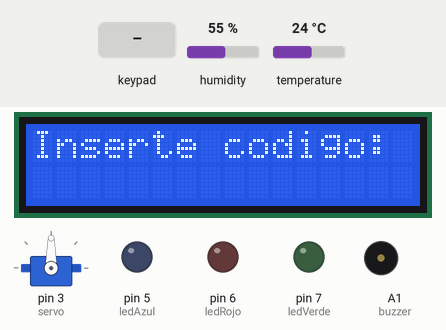
Simulated run of this sketch. Board: Arduino Uno, built with avr-gcc and run on an emulated ATmega328P. Shown: servo, 16×2 character LCD, output pins drawn as LEDs (lit = HIGH), buzzer (waves = sounding). Dashed ring = blinking. Inputs (shaded band) come from the test bench; at power-on: humidity 55 %, temperature 24 °C. What the sketch prints to the serial monitor is not drawn.

Above: at 1.2 s.
1.3 s: keypad keys 1 1 1 1 1 pressed 0.4 s apart
At 3.8 s:
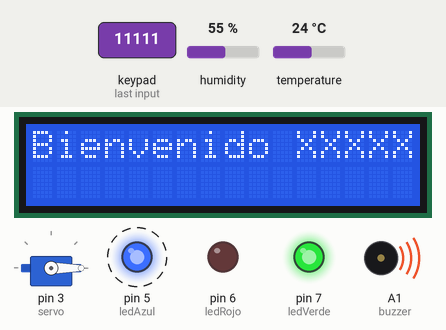
4.8 s: keypad keys 1 3 1 0 9 8 pressed 0.4 s apart
At 12.3 s:
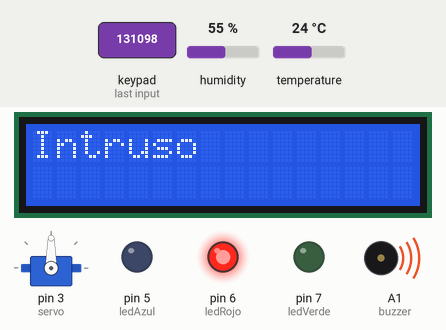
15.7 s: key '1' pressed
At 16.9 s:
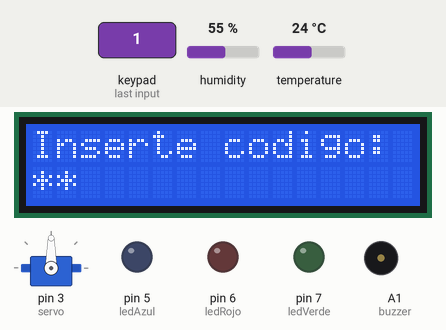
17.2 s: key '2' pressed
At 18.1 s:
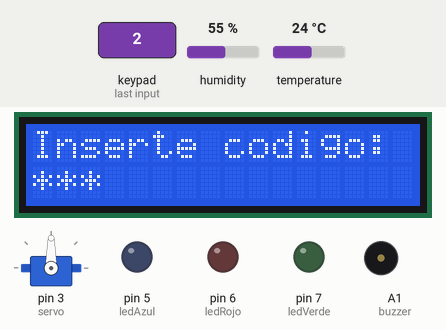
23.3 s: keypad keys 1 3 1 0 9 8 # pressed 0.4 s apart
At 23.53 s:
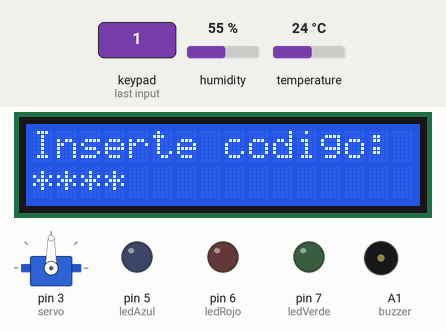
Timing chart, 0 to 32.5 s (numbered marks = the images above; inputs shaded):
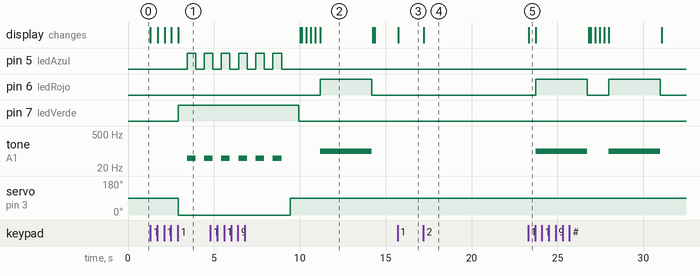

The sketch:

CajaFuerte.ino
```cpp
//Libreria
#include <Servo.h>
#include <Adafruit_LiquidCrystal.h>
#include <Keypad.h>
#include "DHT.h"

//Configuracion del sensor de temperatura
#define PinSensor A0   // Pin digital al que se conecta el sensor
#define Tipo DHT11    // Tipo de sensor
DHT dht(PinSensor, Tipo);

//Configuracion de los pines del lcd
Adafruit_LiquidCrystal lcd_1(0);

//Configuracion del tecaldo
const byte ROWS = 4;
const byte COLS = 4;
char keys [ROWS][COLS]={
  {'1','2','3','A'},
  {'4','5','6','B'},
  {'7','8','9','C'},
  {'*','0','#','D'}
};
byte rowPins[ROWS] = {A5,A4,A3,A2}; //Filas
byte colPins[COLS] = {13,10,9,8}; //Columnas

Keypad teclado = Keypad(makeKeymap(keys),rowPins,colPins,ROWS,COLS);

//Configuracion de los pines de los leds y el buzzer
int ledAzul=5;
int ledRojo=6;
int ledVerde=7;
int buzzer=A1;

//Vector que almacena la CONTRASEÑA
char pass[5] = {'1','1','1','1','1'};

//Configuracion de la clave, el numero de caracteres que contiene
// y que son contenidos en el vector
char clave[5];

//Configuracion del servomotor
Servo servo;

//Indice usado para recorrer el arreglo
byte ind = 0;

void setup() {
  Serial.begin(9600);
  servo.attach(3);
  lcd_1.begin(16, 2);
  lcd_1.print("Inserte codigo: ");
  lcd_1.setCursor(0,1);
  lcd_1.setBacklight(1);
  pinMode(ledAzul,OUTPUT);
  pinMode(ledRojo,OUTPUT);
  pinMode(ledVerde,OUTPUT);
  pinMode(buzzer,OUTPUT);
  dht.begin();
}

void loop(){
  float humedad = dht.readHumidity();
  float temperatura = dht.readTemperature();

  Serial.print("Humedad: ");
  Serial.println(humedad);
  Serial.print("Temperatura: ");
  Serial.println(temperatura);

  char key = teclado.getKey();
  //temperatura = map(analogRead(sensor),0,1023,-40,125);

  //Siempre que se pulse se agrega al vector clave
  if(key && ind<5){
    lcd_1.print('*');
    clave[ind]=key;
    ind+=1;
  }

  if(ind==5){
    byte check = 0;
    for(int i=0;i<5;i++){
      if(pass[i]==clave[i]){
        check+=1;
      }
  	}

    if(check == 5){
      lcd_1.clear();
      lcd_1.print("Bienvenido XXXXX");
      digitalWrite(ledVerde,HIGH);
      servo.write(0);
      delay(500);
      //Boveda abierta 5 min
      for (int i=0;i<=5;i++){
        digitalWrite(ledAzul,HIGH);
        tone(buzzer,50);
        delay(500);
        digitalWrite(ledAzul,LOW);
        noTone(buzzer);
        delay(500);
      }
      servo.write(90);
      delay(500);
      digitalWrite(ledVerde,LOW);
      ind=0;
      lcd_1.begin(16, 2);
      lcd_1.clear();
      lcd_1.print("Inserte codigo: ");
      lcd_1.setCursor(0,1);

    }else{
      lcd_1.clear();
      lcd_1.print("Intruso");
      //Sonido del buzzer (Tonalidad)
      digitalWrite(ledRojo,HIGH);
      tone(buzzer,100);
      delay(3000);
      noTone(buzzer);
      digitalWrite(ledRojo,LOW);
      ind=0;
      lcd_1.begin(16, 2);
      lcd_1.clear();
      lcd_1.print("Inserte codigo: ");
      lcd_1.setCursor(0,1);
    }
  }
}
```

Measured:
- after the input at 1.3 s, pin 5 (ledAzul): LOW → HIGH after 2.1 s, → LOW 0.50 s later, → HIGH 0.50 s later; pin 7 (ledVerde): LOW → HIGH after 1.6 s; tone on A1 (buzzer): silent → 50 Hz after 2.1 s, → silent 0.50 s later, → 50 Hz 0.50 s later; servo on pin 3 (servo): 90° → 0° after 1.6 s; the display: first changes at once (image 1 shows a later state)
- after the input at 4.8 s, pin 6 (ledRojo): LOW → HIGH after 6.4 s, → LOW 3.0 s later; the display: first differs from a run without the input after 5.3 s (image 2 shows a later state)
- after the input at 15.7 s, the display: changes at once (image 3)
- after the input at 17.2 s, the display: changes at once (image 4)
- after the input at 23.3 s, pin 6 (ledRojo): alternates HIGH for 3.0 s and LOW for 1.2 s, starting after 0.44 s; tone on A1 (buzzer): alternates 100 Hz for 3.0 s and silent for 1.2 s, starting after 0.44 s; the display: changes at once (image 5)
- what the display in image 2 shows lasts 3.1 s, from 11.2 s to 14.3 s
